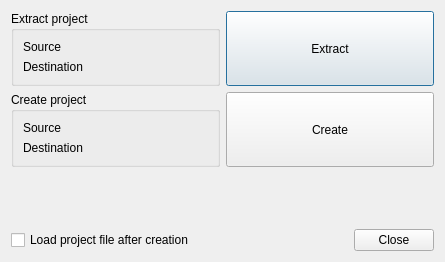
<?xml version="1.0" encoding="UTF-8"?>
<ui version="4.0">
 <class>Gui::Dialog::DlgProjectUtility</class>
 <widget class="QDialog" name="Gui::Dialog::DlgProjectUtility">
  <property name="geometry">
   <rect>
    <x>0</x>
    <y>0</y>
    <width>445</width>
    <height>262</height>
   </rect>
  </property>
  <property name="windowTitle">
   <string>Project utility</string>
  </property>
  <layout class="QGridLayout" name="gridLayout_4">
   <item row="0" column="0" colspan="2">
    <layout class="QGridLayout" name="gridLayout_3">
     <item row="0" column="0">
      <widget class="QGroupBox" name="groupBox">
       <property name="title">
        <string>Extract project</string>
       </property>
       <layout class="QGridLayout" name="gridLayout">
        <item row="0" column="0">
         <widget class="QLabel" name="label">
          <property name="text">
           <string>Source</string>
          </property>
         </widget>
        </item>
        <item row="0" column="1">
         <widget class="Gui::FileChooser" name="extractSource" native="true">
          <property name="filter" stdset="0">
           <string>Project file (*.fcstd)</string>
          </property>
         </widget>
        </item>
        <item row="1" column="0">
         <widget class="QLabel" name="label_2">
          <property name="text">
           <string>Destination</string>
          </property>
         </widget>
        </item>
        <item row="1" column="1">
         <widget class="Gui::FileChooser" name="extractDest" native="true"/>
        </item>
       </layout>
      </widget>
     </item>
     <item row="0" column="1">
      <widget class="QPushButton" name="extractButton">
       <property name="sizePolicy">
        <sizepolicy hsizetype="Minimum" vsizetype="Minimum">
         <horstretch>0</horstretch>
         <verstretch>0</verstretch>
        </sizepolicy>
       </property>
       <property name="text">
        <string>Extract</string>
       </property>
      </widget>
     </item>
     <item row="1" column="0">
      <widget class="QGroupBox" name="groupBox_2">
       <property name="title">
        <string>Create project</string>
       </property>
       <layout class="QGridLayout" name="gridLayout_2">
        <item row="0" column="0">
         <widget class="QLabel" name="label_3">
          <property name="text">
           <string>Source</string>
          </property>
         </widget>
        </item>
        <item row="0" column="1">
         <widget class="Gui::FileChooser" name="createSource" native="true">
          <property name="filter" stdset="0">
           <string>Document.xml</string>
          </property>
         </widget>
        </item>
        <item row="1" column="0">
         <widget class="QLabel" name="label_4">
          <property name="text">
           <string>Destination</string>
          </property>
         </widget>
        </item>
        <item row="1" column="1">
         <widget class="Gui::FileChooser" name="createDest" native="true"/>
        </item>
       </layout>
      </widget>
     </item>
     <item row="1" column="1">
      <widget class="QPushButton" name="createButton">
       <property name="sizePolicy">
        <sizepolicy hsizetype="Minimum" vsizetype="Minimum">
         <horstretch>0</horstretch>
         <verstretch>0</verstretch>
        </sizepolicy>
       </property>
       <property name="text">
        <string>Create</string>
       </property>
      </widget>
     </item>
    </layout>
   </item>
   <item row="1" column="0">
    <spacer name="verticalSpacer">
     <property name="orientation">
      <enum>Qt::Vertical</enum>
     </property>
     <property name="sizeHint" stdset="0">
      <size>
       <width>20</width>
       <height>16</height>
      </size>
     </property>
    </spacer>
   </item>
   <item row="2" column="0">
    <widget class="QCheckBox" name="checkLoadProject">
     <property name="text">
      <string>Load project file after creation</string>
     </property>
    </widget>
   </item>
   <item row="2" column="1">
    <widget class="QDialogButtonBox" name="buttonBox">
     <property name="orientation">
      <enum>Qt::Horizontal</enum>
     </property>
     <property name="standardButtons">
      <set>QDialogButtonBox::Close</set>
     </property>
    </widget>
   </item>
  </layout>
 </widget>
 <customwidgets>
  <customwidget>
   <class>Gui::FileChooser</class>
   <extends>QWidget</extends>
   <header>Gui/FileDialog.h</header>
  </customwidget>
 </customwidgets>
 <resources/>
 <connections>
  <connection>
   <sender>buttonBox</sender>
   <signal>accepted()</signal>
   <receiver>Gui::Dialog::DlgProjectUtility</receiver>
   <slot>accept()</slot>
   <hints>
    <hint type="sourcelabel">
     <x>248</x>
     <y>254</y>
    </hint>
    <hint type="destinationlabel">
     <x>157</x>
     <y>274</y>
    </hint>
   </hints>
  </connection>
  <connection>
   <sender>buttonBox</sender>
   <signal>rejected()</signal>
   <receiver>Gui::Dialog::DlgProjectUtility</receiver>
   <slot>reject()</slot>
   <hints>
    <hint type="sourcelabel">
     <x>316</x>
     <y>260</y>
    </hint>
    <hint type="destinationlabel">
     <x>286</x>
     <y>274</y>
    </hint>
   </hints>
  </connection>
 </connections>
</ui>
